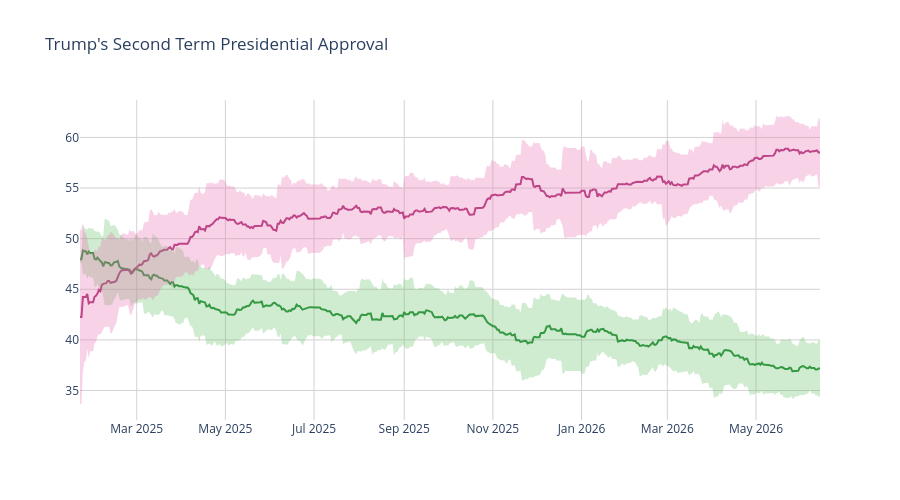

The notebook cell this image was saved under:
### Code cell
disappr_ci_hex = "#e86eaf"
appr_ci_hex = "#60be65"
disappr_ci_rgba = "rgba(232, 110, 175, 0.3)"
appr_ci_rgba = "rgba(96, 190, 101, 0.3)"
grid_col = "#d4d2d2"


# Approve
fig = go.Figure(go.Scatter(
    x=pres['end_date'],
    y=pres['approve'],
    hovertemplate="%{y:.2f}%",
    name="<b>Approve</b>",
    line=dict(color="#228833"),
    showlegend=False
))

# Disapprove
fig.add_trace(go.Scatter(
    x=pres['end_date'],
    y=pres['disapprove'],
    hovertemplate="%{y:.2f}%",
    name="<b>Disapprove</b>",
    line=dict(color="#aa3377"),
    showlegend=False
    )
)

# Approve CI
fig.add_traces([

    # Upper bound
    go.Scatter(
        x=pres['end_date'],
        y=pres['approve_upper_ci'],
        marker=dict(color=appr_ci_hex),
        line=dict(width=0),
        mode='lines',
        showlegend=False,
        hoverinfo="skip"
    ),

    # Lower bound
    go.Scatter(
        x=pres['end_date'],
        y=pres['approve_lower_ci'],
        marker=dict(color=appr_ci_hex),
        line=dict(width=0),
        mode='lines',
        fillcolor=appr_ci_rgba,
        fill="tonexty",
        showlegend=False,
        hoverinfo="skip"
    )
])

# Disapprove CI
fig.add_traces([

    # Upper bound
    go.Scatter(
        x=pres['end_date'],
        y=pres['disapprove_upper_ci'],
        marker=dict(color=disappr_ci_hex),
        line=dict(width=0),
        mode='lines',
        showlegend=False,
        hoverinfo="skip"
    ),

    # Lower bound
    go.Scatter(
        x=pres['end_date'],
        y=pres['disapprove_lower_ci'],
        marker=dict(color=disappr_ci_hex),
        line=dict(width=0),
        mode='lines',
        fillcolor=disappr_ci_rgba,
        fill="tonexty",
        showlegend=False,
        hoverinfo="skip"
    )
])

fig.update_layout(
    title=dict(text="Trump's Second Term Presidential Approval"),
    hovermode="x"
)

fig.update_xaxes(gridcolor=grid_col)
fig.update_yaxes(gridcolor=grid_col)

fig.update_layout(hovermode="x", hoverlabel_align="right", plot_bgcolor="rgba(0, 0, 0, 0)", height=500)
fig.show()

### Figure 1 — Plotly figure (JSON) as saved in the notebook; plotly's stock layout.template omitted (floating-point values rounded to 4 significant figures; data arrays with more than 128 entries replaced by an {"elided": "..."} marker saying what was removed)
{"data": [{"hovertemplate": "%{y:.2f}%", "line": {"color": "#228833"}, "name": "<b>Approve</b>", "showlegend": false, "type": "scatter", "x": {"elided": "510 str values"}, "y": {"elided": "510 float values"}}, {"hovertemplate": "%{y:.2f}%", "line": {"color": "#aa3377"}, "name": "<b>Disapprove</b>", "showlegend": false, "type": "scatter", "x": {"elided": "510 str values"}, "y": {"elided": "510 float values"}}, {"hoverinfo": "skip", "line": {"width": 0}, "marker": {"color": "#60be65"}, "mode": "lines", "showlegend": false, "type": "scatter", "x": {"elided": "510 str values"}, "y": {"elided": "510 float values"}}, {"fill": "tonexty", "fillcolor": "rgba(96, 190, 101, 0.3)", "hoverinfo": "skip", "line": {"width": 0}, "marker": {"color": "#60be65"}, "mode": "lines", "showlegend": false, "type": "scatter", "x": {"elided": "510 str values"}, "y": {"elided": "510 float values"}}, {"hoverinfo": "skip", "line": {"width": 0}, "marker": {"color": "#e86eaf"}, "mode": "lines", "showlegend": false, "type": "scatter", "x": {"elided": "510 str values"}, "y": {"elided": "510 float values"}}, {"fill": "tonexty", "fillcolor": "rgba(232, 110, 175, 0.3)", "hoverinfo": "skip", "line": {"width": 0}, "marker": {"color": "#e86eaf"}, "mode": "lines", "showlegend": false, "type": "scatter", "x": {"elided": "510 str values"}, "y": {"elided": "510 float values"}}], "layout": {"height": 500, "hoverlabel": {"align": "right"}, "hovermode": "x", "plot_bgcolor": "rgba(0, 0, 0, 0)", "title": {"text": "Trump's Second Term Presidential Approval"}, "xaxis": {"gridcolor": "#d4d2d2"}, "yaxis": {"gridcolor": "#d4d2d2"}}}
